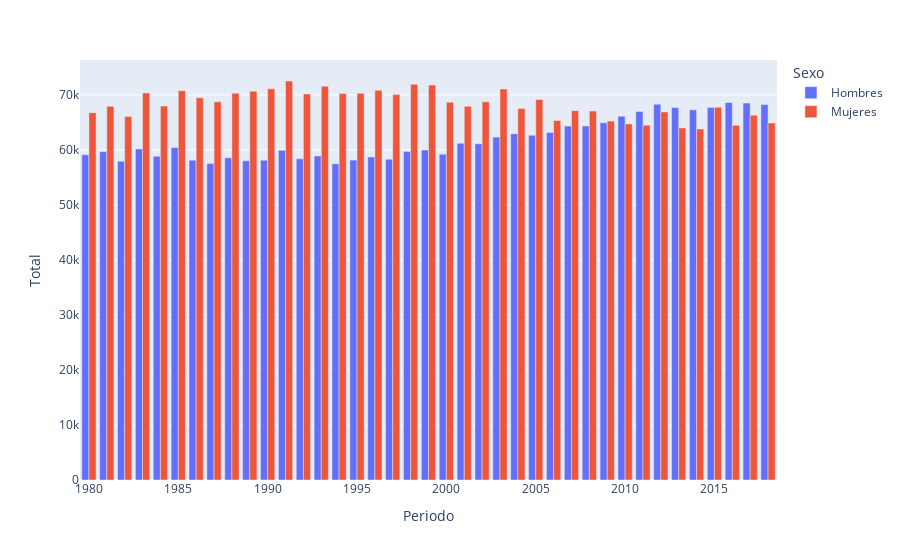

The cell this chart's notebook holds for it:
### Code cell
fig = px.bar(dataset_sexo_periodo, x="Periodo", y="Total", barmode="group", color="Sexo",
                            category_orders={"Sexo": ["Hombres", "Mujeres"]})
fig

### Figure 1 — Plotly figure (JSON) as saved in the notebook; plotly's stock layout.template omitted (floating-point values rounded to 4 significant figures)
{"data": [{"alignmentgroup": "True", "hovertemplate": "Sexo=Hombres<br>Periodo=%{x}<br>Total=%{y}<extra></extra>", "legendgroup": "Hombres", "marker": {"color": "#636efa", "pattern": {"shape": ""}}, "name": "Hombres", "offsetgroup": "Hombres", "orientation": "v", "showlegend": true, "textposition": "auto", "x": [1980, 1981, 1982, 1983, 1984, 1985, 1986, 1987, 1988, 1989, 1990, 1991, 1992, 1993, 1994, 1995, 1996, 1997, 1998, 1999, 2000, 2001, 2002, 2003, 2004, 2005, 2006, 2007, 2008, 2009, 2010, 2011, 2012, 2013, 2014, 2015, 2016, 2017, 2018], "xaxis": "x", "y": [59121, 59668, 57932, 60172, 58834, 60430, 58131, 57547, 58568, 58016, 58130, 59920, 58371, 58898, 57464, 58140, 58723, 58295, 59712, 59982, 59212, 61202, 61106, 62326, 62937, 62664, 63147, 64334, 64358, 64936, 66111, 66991, 68308, 67711, 67278, 67723, 68619, 68508, 68238], "yaxis": "y", "type": "bar"}, {"alignmentgroup": "True", "hovertemplate": "Sexo=Mujeres<br>Periodo=%{x}<br>Total=%{y}<extra></extra>", "legendgroup": "Mujeres", "marker": {"color": "#EF553B", "pattern": {"shape": ""}}, "name": "Mujeres", "offsetgroup": "Mujeres", "orientation": "v", "showlegend": true, "textposition": "auto", "x": [1980, 1981, 1982, 1983, 1984, 1985, 1986, 1987, 1988, 1989, 1990, 1991, 1992, 1993, 1994, 1995, 1996, 1997, 1998, 1999, 2000, 2001, 2002, 2003, 2004, 2005, 2006, 2007, 2008, 2009, 2010, 2011, 2012, 2013, 2014, 2015, 2016, 2017, 2018], "xaxis": "x", "y": [66766, 67918, 66054, 70359, 67970, 70768, 69486, 68735, 70305, 70656, 71094, 72519, 70177, 71581, 70227, 70295, 70842, 70043, 71916, 71792, 68667, 67932, 68739, 71057, 67508, 69165, 65327, 67128, 67052, 65242, 64722, 64492, 66905, 63997, 63812, 67736, 64471, 66286, 64897], "yaxis": "y", "type": "bar"}], "layout": {"xaxis": {"anchor": "y", "domain": [0, 1], "title": {"text": "Periodo"}}, "yaxis": {"anchor": "x", "domain": [0, 1], "title": {"text": "Total"}}, "legend": {"title": {"text": "Sexo"}, "tracegroupgap": 0}, "margin": {"t": 60}, "barmode": "group"}}
